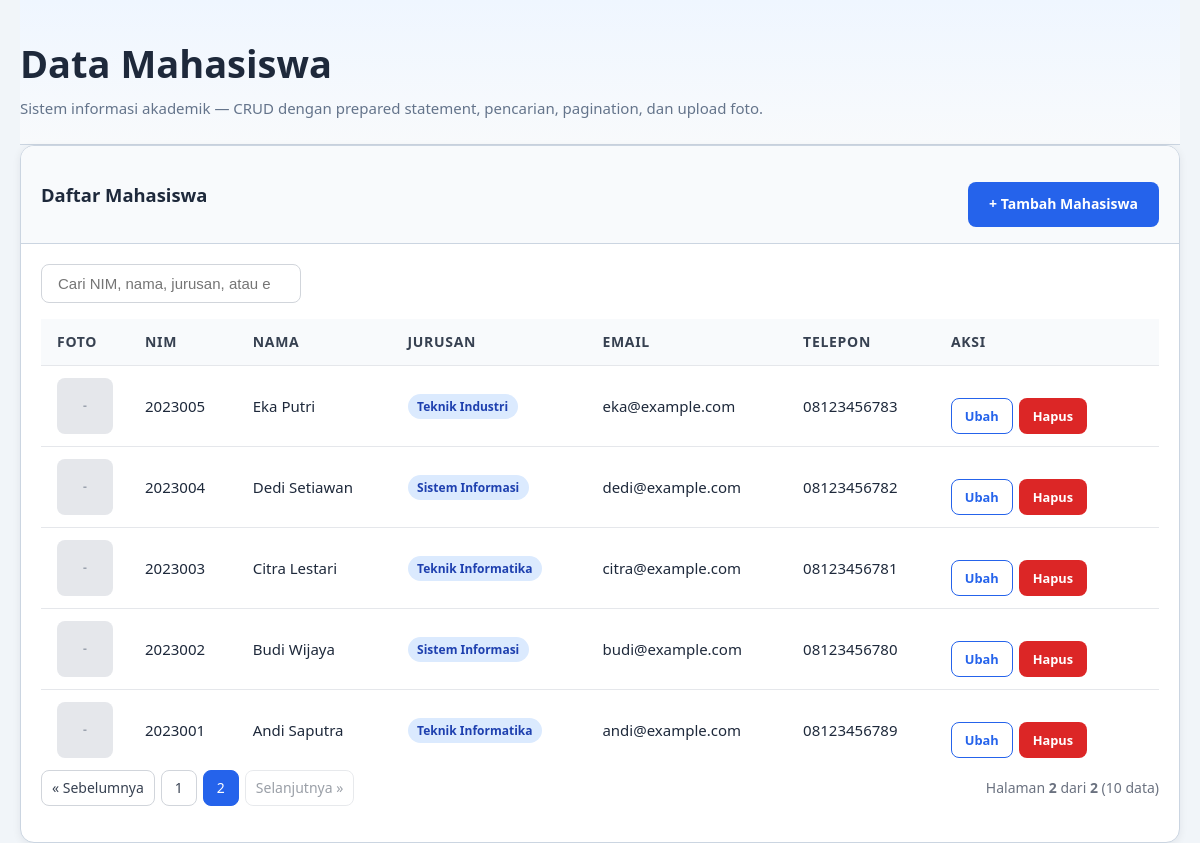
The app's page /index.php?page=2 with its own data.
### tables this page shows
CREATE TABLE IF NOT EXISTS mahasiswa (
    id INT AUTO_INCREMENT PRIMARY KEY,                     
    nim VARCHAR(20) NOT NULL UNIQUE,                       
    nama VARCHAR(100) NOT NULL,                            
    jurusan VARCHAR(50) NOT NULL,                          
    email VARCHAR(100) NOT NULL,                           
    telepon VARCHAR(20) NOT NULL,                          
    alamat TEXT NOT NULL,                                  
    foto VARCHAR(255) DEFAULT NULL,                        
    created_at TIMESTAMP DEFAULT CURRENT_TIMESTAMP         
);

### config.php (called while the page is built, shortened)
<?php
function getDb(): mysqli
{
    static $db = null;
    if ($db === null) {
        $db = new mysqli(DB_HOST, DB_USER, DB_PASS, DB_NAME);
        $db->set_charset(DB_CHARSET);
    }
    return $db;
}
function e(?string $value): string
{
    return htmlspecialchars((string) $value, ENT_QUOTES | ENT_HTML5, 'UTF-8');
}

### index.php (the view, shortened to what this page needs)
<?php
require_once __DIR__ . '/config.php';
$limit = 5;
$page = isset($_GET['page']) && is_numeric($_GET['page']) ? (int) $_GET['page'] : 1;
$offset = ($page - 1) * $limit;
$search = isset($_GET['search']) ? trim((string) $_GET['search']) : '';
$searchLike = '%' . $search . '%';
if ($search !== '') {
    $sql = "SELECT SQL_CALC_FOUND_ROWS * FROM mahasiswa
            WHERE nim LIKE ? OR nama LIKE ? OR jurusan LIKE ? OR email LIKE ?
            ORDER BY id DESC
            LIMIT ? OFFSET ?";
    $stmt = getDb()->prepare($sql);
    $stmt->bind_param('sssiii', $searchLike, $searchLike, $searchLike, $searchLike, $limit, $offset);
    $stmt->execute();
    $result = $stmt->get_result();
    $mahasiswa = [];
    while ($row = $result->fetch_assoc()) {
        $mahasiswa[] = $row;
    }
    $stmt->close();
    $countStmt = getDb()->prepare("SELECT FOUND_ROWS() AS total");
    $countStmt->execute();
    $totalRow = $countStmt->get_result()->fetch_assoc();
    $total = (int) $totalRow['total'];
    $countStmt->close();
} else {
    $sql = "SELECT * FROM mahasiswa
            ORDER BY id DESC
            LIMIT ? OFFSET ?";
    $stmt = getDb()->prepare($sql);
    $stmt->bind_param('ii', $limit, $offset);
    $stmt->execute();
    $result = $stmt->get_result();
    $mahasiswa = [];
    while ($row = $result->fetch_assoc()) {
        $mahasiswa[] = $row;
    }
    $countStmt = getDb()->prepare("SELECT COUNT(*) AS total FROM mahasiswa");
    $countStmt->execute();
    $totalRow = $countStmt->get_result()->fetch_assoc();
    $total = (int) $totalRow['total'];
}
$totalPages = (int) ceil($total / $limit);
?>
<!DOCTYPE html>
<html lang="id">
<head>
  <link rel="stylesheet" href="css/style.css">
</head>
<body>
  <div class="container">
    <header class="page-head">
      <h1>Data Mahasiswa</h1>
      <p>Sistem informasi akademik &mdash; CRUD dengan prepared statement, pencarian, pagination, dan upload foto.</p>
    </header>
    <div class="card">
      <div class="card-header">
        <h2>Daftar Mahasiswa</h2>
        <div class="actions">
          <a href="create.php" class="btn btn-primary">+ Tambah Mahasiswa</a>
        </div>
      </div>
      <div class="card-body">
        <div class="toolbar">
          <div class="search-box">
            <input
              type="search"
              id="search"
              name="search"
              placeholder="Cari NIM, nama, jurusan, atau email..."
              value="<?php echo e($search); ?>">
          </div>
        </div>
        <div class="table-wrap">
          <?php if (count($mahasiswa) > 0): ?>
            <table>
              <thead>
                <tr>
                  <th style="width: 4rem;">Foto</th>
                  <th>NIM</th>
                  <th>Nama</th>
                  <th>Jurusan</th>
                  <th>Email</th>
                  <th>Telepon</th>
                  <th style="width: 14rem;">Aksi</th>
                </tr>
              </thead>
              <tbody>
                <?php foreach ($mahasiswa as $mhs): ?>
                  <tr>
                    <td class="photo-cell">
                      <?php
                      $foto = !empty($mhs['foto']) && file_exists(__DIR__ . '/uploads/' . $mhs['foto'])
                        ? 'uploads/' . e($mhs['foto'])
                        : null;
                      ?>
                      <?php if ($foto): ?>
                        <img src="<?php echo e($foto); ?>" alt="Foto <?php echo e($mhs['nama']); ?>">
                      <?php else: ?>
                        <span class="no-photo">-</span>
                      <?php endif; ?>
                    </td>
                    <td><?php echo e($mhs['nim']); ?></td>
                    <td><?php echo e($mhs['nama']); ?></td>
                    <td><span class="badge badge--info"><?php echo e($mhs['jurusan']); ?></span></td>
                    <td><?php echo e($mhs['email']); ?></td>
                    <td><?php echo e($mhs['telepon']); ?></td>
                    <td>
                      <div class="actions" style="gap: 0.4rem;">
                        <a href="edit.php?id=<?php echo (int) $mhs['id']; ?>" class="btn btn-outline btn-sm">Ubah</a>
                        <a href="delete.php?id=<?php echo (int) $mhs['id']; ?>" class="btn btn-danger btn-sm" onclick="return confirm('Yakin ingin menghapus data <?php echo e($mhs['nama']); ?>?')">Hapus</a>
                      </div>
                    </td>
                  </tr>
                <?php endforeach; ?>
              </tbody>
            </table>
          <?php endif; ?>
        </div>
        <?php if ($totalPages > 1): ?>
          <div class="toolbar">
            <div class="pagination">
              <?php
              if ($page > 1) {
                  $prev = $page - 1;
                  $query = http_build_query(array_merge($_GET, ['page' => $prev]));
                  echo '<a href="index.php?' . $query . '">&laquo; Sebelumnya</a>';
              } else {
                  echo '<span class="disabled">&laquo; Sebelumnya</span>';
              }
              $start = max(1, $page - 2);
              $end = min($totalPages, $page + 2);
              for ($i = $start; $i <= $end; $i++) {
                  $query = http_build_query(array_merge($_GET, ['page' => $i]));
                  if ($i === $page) {
                      echo '<span class="active">' . $i . '</span>';
                  } else {
                      echo '<a href="index.php?' . $query . '">' . $i . '</a>';
                  }
              }
              if ($page < $totalPages) {
                  $next = $page + 1;
                  $query = http_build_query(array_merge($_GET, ['page' => $next]));
                  echo '<a href="index.php?' . $query . '">Selanjutnya &raquo;</a>';
              } else {
                  echo '<span class="disabled">Selanjutnya &raquo;</span>';
              }
              ?>
            </div>
            <div style="margin-left: auto; font-size: 0.875rem; color: #6b7280;">
              Halaman <strong><?php echo e($page); ?></strong> dari <strong><?php echo e($totalPages); ?></strong>
              (<?php echo e($total); ?> data)
            </div>
          </div>
        <?php endif; ?>
      </div>
    </div>
  </div>
</body>
</html>

### css/style.css (style rules this page uses)
*, *::before, *::after { box-sizing: border-box; margin: 0; padding: 0; }
html { scroll-behavior: smooth; -webkit-text-size-adjust: 100%; }
body { font-family: "Segoe UI", Tahoma, Verdana, sans-serif; font-size: 1rem; line-height: 1.6; color: #1e293b; background: #f1f5f9; overflow-x: hidden; }
a { color: #2563eb; text-decoration: none; }
h1, h2, h3 { line-height: 1.25; font-weight: 700; }
h1 { font-size: clamp(1.75rem, 1.25rem + 1.5vw, 2.5rem); }
h2 { font-size: clamp(1.4rem, 1.1rem + 1vw, 2rem); }
p { color: #334155; }
.container { width: 100%; max-width: 78rem; margin-inline: auto; padding-inline: 1.25rem; }
.page-head { padding-block: 2.5rem 1.5rem; background: linear-gradient(180deg, #eff6ff, #f8fafc); border-bottom: 0.0625rem solid #cbd5e1; }
.page-head h1 { margin-bottom: 0.5rem; }
.page-head p { color: #64748b; font-size: 0.9375rem; }
.btn { display: inline-flex; align-items: center; justify-content: center; gap: 0.5rem; padding: 0.65rem 1.25rem; border: 0.0625rem solid transparent; border-radius: 0.5rem; font-size: 0.875rem; font-weight: 600; text-align: center; cursor: pointer; transition: background 0.25s ease, color 0.25s ease, border-color 0.25s ease, transform 0.25s ease; }
.btn-primary { background: #2563eb; color: #fff; }
.btn-outline { background: transparent; border-color: #2563eb; color: #2563eb; }
.btn-danger { background: #dc2626; color: #fff; }
.btn-sm { padding: 0.4rem 0.8rem; font-size: 0.8rem; }
.card { background: #ffffff; border: 0.0625rem solid #cbd5e1; border-radius: 0.875rem; box-shadow: 0 0.125rem 0.5rem rgba(15, 23, 42, 0.07); overflow: hidden; }
.card-header { padding: 1rem 1.25rem; border-bottom: 0.0625rem solid #cbd5e1; background: #f8fafc; display: flex; align-items: center; justify-content: space-between; flex-wrap: wrap; gap: 0.75rem; }
.card-header h2 { margin: 0; font-size: 1.15rem; }
.card-body { padding: 1.25rem; }
.actions { display: flex; gap: 0.75rem; flex-wrap: wrap; margin-top: 1.25rem; }
.table-wrap { overflow-x: auto; }
table { width: 100%; border-collapse: collapse; font-size: 0.9375rem; }
th, td { padding: 0.75rem 1rem; text-align: left; border-bottom: 0.0625rem solid #e5e7eb; }
th { background: #f8fafc; color: #374151; font-weight: 600; font-size: 0.875rem; text-transform: uppercase; letter-spacing: 0.05em; white-space: nowrap; }
tr:last-child td { border-bottom: none; }
.photo-cell .no-photo { display: flex; align-items: center; justify-content: center; width: 3.5rem; height: 3.5rem; border-radius: 0.5rem; background: #e5e7eb; color: #9ca3af; font-size: 0.75rem; font-weight: 600; }
.toolbar { display: flex; align-items: center; justify-content: space-between; flex-wrap: wrap; gap: 1rem; margin-bottom: 1rem; }
.search-box { display: flex; gap: 0.5rem; }
.search-box input { padding: 0.625rem 1rem; font-size: 0.9375rem; border: 0.0625rem solid #d1d5db; border-radius: 0.5rem; width: 260px; }
.pagination { display: flex; align-items: center; gap: 0.375rem; flex-wrap: wrap; }
.pagination a, .pagination span { display: inline-flex; align-items: center; justify-content: center; min-width: 2.25rem; height: 2.25rem; padding: 0 0.625rem; border: 0.0625rem solid #d1d5db; border-radius: 0.5rem; font-size: 0.875rem; color: #374151; }
.pagination .active { background: #2563eb; border-color: #2563eb; color: #fff; }
.pagination .disabled { opacity: 0.5; cursor: not-allowed; }
.badge { display: inline-flex; align-items: center; padding: 0.2rem 0.6rem; border-radius: 99px; font-size: 0.75rem; font-weight: 600; }
.badge--info { background: #dbeafe; color: #1e40af; }

### records on screen
mahasiswa: nim "2023005", nama "Eka Putri", jurusan "Teknik Industri", email "eka@example.com", telepon "08123456783"
mahasiswa: nim "2023004", nama "Dedi Setiawan", jurusan "Sistem Informasi", email "dedi@example.com", telepon "08123456782"
mahasiswa: nim "2023003", nama "Citra Lestari", jurusan "Teknik Informatika", email "citra@example.com", telepon "08123456781"
mahasiswa: nim "2023002", nama "Budi Wijaya", jurusan "Sistem Informasi", email "budi@example.com", telepon "08123456780"
mahasiswa: nim "2023001", nama "Andi Saputra", jurusan "Teknik Informatika", email "andi@example.com", telepon "08123456789"

### other values on screen
$page "2"
$totalPages "2"
$total "10"
